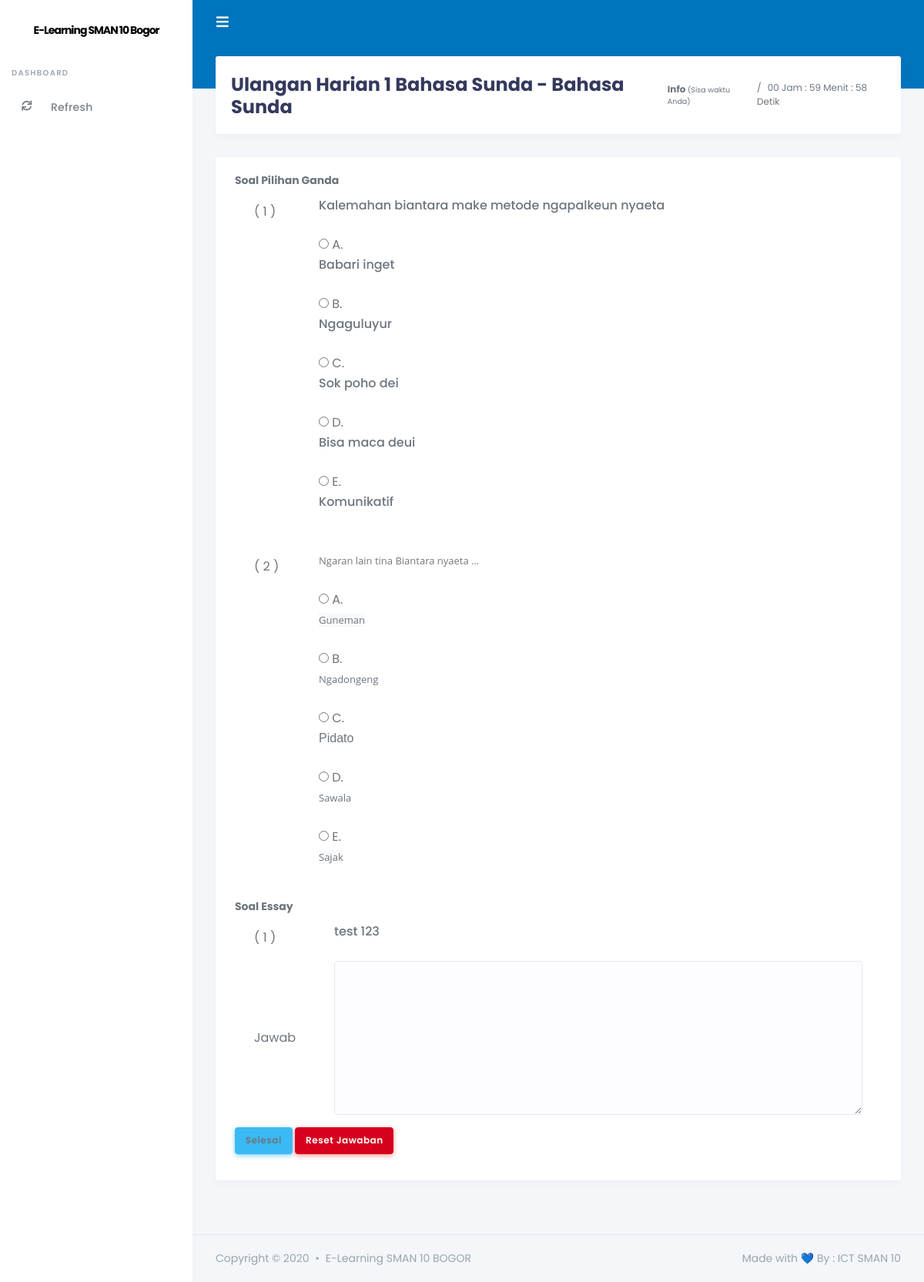
/soal.php?id_tc=11 (signed in), run on the app's committed database.
### tables this page shows
CREATE TABLE `tb_topik_cbt` (
  `id_tc` int(11) NOT NULL,
  `judul` varchar(100) NOT NULL,
  `id_kelas` int(5) NOT NULL,
  `id_mapel` int(5) NOT NULL,
  `tgl_buat` date NOT NULL,
  `pembuat` varchar(10) NOT NULL,
  `waktu_soal` int(8) NOT NULL,
  `info` varchar(250) NOT NULL,
  `status` enum('aktif','tidak aktif') NOT NULL
);

CREATE TABLE `tb_mapel` (
  `id` int(11) NOT NULL,
  `kode_mapel` varchar(10) NOT NULL,
  `mapel` varchar(100) NOT NULL
);

CREATE TABLE `tb_soal_pilgan` (
  `id_pilgan` int(11) NOT NULL,
  `id_tc` int(5) NOT NULL,
  `pertanyaan` text NOT NULL,
  `gambar` varchar(100) NOT NULL,
  `pil_a` text NOT NULL,
  `pil_b` text NOT NULL,
  `pil_c` text NOT NULL,
  `pil_d` text NOT NULL,
  `pil_e` text NOT NULL,
  `kunci` varchar(2) NOT NULL,
  `tgl_buat` date NOT NULL
);

CREATE TABLE `tb_soal_essay` (
  `id_essay` int(11) NOT NULL,
  `id_tc` int(5) NOT NULL,
  `pertanyaan` text NOT NULL,
  `gambar` varchar(100) NOT NULL,
  `tgl_buat` date NOT NULL
);

### soal.php (the view, shortened to what this page needs)
<?php
include "+koneksi.php";
$id_tc = @$_GET['id_tc'];
$no = 1;
$no2 = 1;
$sql_tq = mysqli_query($db, "SELECT * FROM tb_topik_cbt JOIN tb_mapel ON tb_topik_cbt.id_mapel = tb_mapel.id WHERE id_tc = '$id_tc'") or die($db->error);
$data_tq = mysqli_fetch_array($sql_tq);
?>
<?php
if (@$_SESSION['siswa']) { ?>
<!DOCTYPE html>
<html>
<head>
    <link rel="stylesheet" href="https://stackpath.bootstrapcdn.com/bootstrap/4.4.1/css/bootstrap.min.css">
    <link rel="stylesheet" href="https://use.fontawesome.com/releases/v5.7.2/css/all.css">
    <link rel="stylesheet" href="stisla/assets/css/style.css">
    <link rel="stylesheet" href="stisla/assets/css/components.css">
    <link href="https://cdn.jsdelivr.net/npm/summernote@0.8.18/dist/summernote-bs4.min.css" rel="stylesheet">
</head>
<body onload="init(),noBack();" onpageshow="if (event.persisted) noBack();" onunload="keluar()">
  <div id="app">
    <div class="main-wrapper">
      <div class="navbar-bg"></div>
      <nav class="navbar navbar-expand-lg main-navbar">
        <form class="form-inline mr-auto">
          <ul class="navbar-nav mr-3">
            <li><a href="#" data-toggle="sidebar" class="nav-link nav-link-lg"><i class="fas fa-bars"></i></a></li>
          </ul>
        </form>
      </nav>
      <div class="main-sidebar">
        <aside id="sidebar-wrapper">
          <div class="sidebar-brand">
            <a>E-Learning SMAN 10 Bogor</a>
          </div>
          <ul class="sidebar-menu">
              <li class="menu-header">Dashboard</li>
              <li><a class="nav-link" href=""><i class="fas fa-sync"></i> <span>Refresh</span></a></li>
            </ul>
        </aside>
      </div>
      <div class="main-content">
        <section class="section">
          <div class="section-header">
             <h1><?php echo $data_tq['judul']; ?> - <?php echo $data_tq['mapel']; ?></h1>
          <div class="section-header-breadcrumb">
            <div class="breadcrumb-item active"><b>Info <small>(Sisa waktu Anda)</small></b></div>
            <div class="breadcrumb-item"><span id="divwaktu"></span></div>
          </div>
          </div>
          <div class="row">
            <div class="col-12">
              <div class="card">
                <div class="card-body">
		    	<form action="inc/proses_soal.php" method="post">
					<?php
                    $sql_soal_pilgan = mysqli_query($db, "SELECT * FROM tb_soal_pilgan WHERE id_tc = '$id_tc' ORDER BY rand()") or die($db->error);
                    if (mysqli_num_rows($sql_soal_pilgan) > 0) {
                        ?>
                        <div class="panel panel-default">
                            <div class="panel-heading"><b>Soal Pilihan Ganda</b></div>
                            <div class="panel-body">
                                <div class="table-responsive">
                                    <?php
                                    while ($data_soal_pilgan = mysqli_fetch_array($sql_soal_pilgan)) { ?>
        								<table class="table">
        							    	<tr>
        							    		<td width="10%">( <?php echo $no++; ?> )</td>
        							            <td><b><?php echo $data_soal_pilgan['pertanyaan']; ?></b></td>
        							        </tr>
        							        <tr>
        							        	<td></td>
        							            <td>
                                                    <div class="radio mrg-del">
                                                        <label>
                                                            <input type="radio" name="soal_pilgan[<?php echo $data_soal_pilgan['id_pilgan']; ?>]" value="A" /> A. <?php echo $data_soal_pilgan['pil_a']; ?>
                                                        </label>
                                                    </div>
                                                </td>
        							        </tr>
        							        <tr>
        							        	<td></td>
        							            <td>
                                                    <div class="radio mrg-del">
                                                        <label>
                                                            <input type="radio" name="soal_pilgan[<?php echo $data_soal_pilgan['id_pilgan']; ?>]" value="B" /> B. <?php echo $data_soal_pilgan['pil_b']; ?>
                                                        </label>
                                                    </div>
                                                </td>
        							        </tr>
        							        <tr>
        							        	<td></td>
        							            <td>
                                                    <div class="radio mrg-del">
                                                        <label>
                                                            <input type="radio" name="soal_pilgan[<?php echo $data_soal_pilgan['id_pilgan']; ?>]" value="C" /> C. <?php echo $data_soal_pilgan['pil_c']; ?>
                                                        </label>
                                                    </div>
                                                </td>
        							        </tr>
        							        <tr>
        							        	<td></td>
        							            <td>
                                                    <div class="radio mrg-del">
                                                        <label>
                                                            <input type="radio" name="soal_pilgan[<?php echo $data_soal_pilgan['id_pilgan']; ?>]" value="D" /> D. <?php echo $data_soal_pilgan['pil_d']; ?>
                                                        </label>
                                                    </div>
                                                </td>
        							        </tr>
        							        <tr>
        							        	<td></td>
        							            <td>
                                                    <div class="radio mrg-del">
                                                        <label>
                                                            <input type="radio" name="soal_pilgan[<?php echo $data_soal_pilgan['id_pilgan']; ?>]" value="E" /> E. <?php echo $data_soal_pilgan['pil_e']; ?>
                                                        </label>
                                                    </div>
                                                </td>
        							        </tr>
        								</table>
                                    <?php
                                    } ?>
    							</div>
    			            </div>
    			        </div>
                    <?php
                    }
                    $sql_soal_essay = mysqli_query($db, "SELECT * FROM tb_soal_essay WHERE id_tc = '$id_tc' ORDER BY rand()") or die($db->error);
                    if (mysqli_num_rows($sql_soal_essay) > 0) {
                        ?>
                        <div class="panel panel-default">
                            <div class="panel-heading"><b>Soal Essay</b></div>
                            <div class="panel-body">
                                <div class="table-responsive">
                                    <?php
                                    while ($data_soal_essay = mysqli_fetch_array($sql_soal_essay)) { ?>
                                        <table class="table">
                                            <tr>
                                                <td width="10%">( <?php echo $no2++; ?> )</td>
                                                <td><b><?php echo $data_soal_essay['pertanyaan']; ?></b></td>
                                            </tr>
                                            <tr>
                                                <td>Jawab</td>
                                                <td>
                                                    <textarea name="soal_essay[<?php echo $data_soal_essay['id_essay']; ?>]" class="form-control" rows="3"></textarea>
                                                </td>
                                            </tr>
                                        </table>
                                    <?php
                                    } ?>
                                </div>
                            </div>
                        </div>
                    <?php
                    } ?>
                    <div class="panel panel-default">
                        <div class="panel-heading">
                            <div>
                                <a id="selesai" class="btn btn-info">Selesai</a>
                                <input type="reset" value="Reset Jawaban" class="btn btn-danger" />
                            </div>
                        </div>
                    </div>
		        </form>
          </div>
          </div>
        </div>
      </div>
        </section>
      </div>
    </div>
  </div>
<footer class="main-footer">
  <div class="footer-left">
    Copyright &copy; 2020 <div class="bullet"></div> E-Learning SMAN 10 BOGOR
  </div>
  <div class="footer-right">
    Made with 💙 By : ICT SMAN 10
  </div>
</footer>
</body>
</html>
<?php
} else {
                        echo "<script>window.location='./';</script>";
                    } ?>

### soal.php (style rules this page uses)
.mrg-del { margin: 0; padding: 0; }

### data on the page
tb_topik_cbt: judul "Ulangan Harian 1 Bahasa Sunda", id_mapel.mapel "Bahasa Sunda"
tb_soal_pilgan: pertanyaan "Kalemahan biantara make metode ngapalkeun nyaeta", pil_a "Babari inget", pil_b "Ngaguluyur", pil_c "Sok poho dei", pil_d "Bisa maca deui", pil_e "Komunikatif"
tb_soal_pilgan: pertanyaan "Ngaran lain tina Biantara nyaeta …", pil_a "Guneman", pil_b "Ngadongeng", pil_c "Pidato", pil_d "Sawala", pil_e "Sajak"
tb_soal_essay: pertanyaan "test 123"
